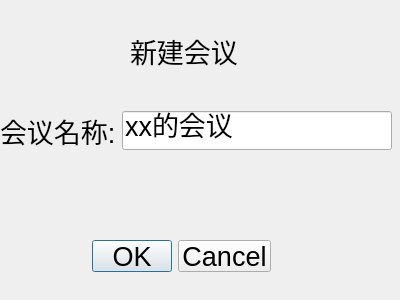
<?xml version="1.0" encoding="UTF-8"?>
<ui version="4.0">
 <class>CreateMeetingDialog</class>
 <widget class="QDialog" name="CreateMeetingDialog">
  <property name="geometry">
   <rect>
    <x>0</x>
    <y>0</y>
    <width>400</width>
    <height>300</height>
   </rect>
  </property>
  <property name="windowTitle">
   <string>Dialog</string>
  </property>
  <widget class="QDialogButtonBox" name="buttonBox">
   <property name="geometry">
    <rect>
     <x>-70</x>
     <y>240</y>
     <width>341</width>
     <height>32</height>
    </rect>
   </property>
   <property name="font">
    <font>
     <pointsize>20</pointsize>
    </font>
   </property>
   <property name="orientation">
    <enum>Qt::Horizontal</enum>
   </property>
   <property name="standardButtons">
    <set>QDialogButtonBox::Cancel|QDialogButtonBox::Ok</set>
   </property>
  </widget>
  <widget class="QLabel" name="label_2">
   <property name="geometry">
    <rect>
     <x>130</x>
     <y>30</y>
     <width>111</width>
     <height>41</height>
    </rect>
   </property>
   <property name="font">
    <font>
     <pointsize>20</pointsize>
    </font>
   </property>
   <property name="text">
    <string>新建会议</string>
   </property>
  </widget>
  <widget class="QWidget" name="">
   <property name="geometry">
    <rect>
     <x>0</x>
     <y>110</y>
     <width>392</width>
     <height>42</height>
    </rect>
   </property>
   <layout class="QHBoxLayout" name="horizontalLayout">
    <item>
     <widget class="QLabel" name="label">
      <property name="font">
       <font>
        <pointsize>20</pointsize>
       </font>
      </property>
      <property name="text">
       <string>会议名称:</string>
      </property>
     </widget>
    </item>
    <item>
     <widget class="QLineEdit" name="LE_Meetingname">
      <property name="font">
       <font>
        <pointsize>20</pointsize>
       </font>
      </property>
      <property name="text">
       <string>xx的会议</string>
      </property>
     </widget>
    </item>
   </layout>
  </widget>
 </widget>
 <resources/>
 <connections>
  <connection>
   <sender>buttonBox</sender>
   <signal>accepted()</signal>
   <receiver>CreateMeetingDialog</receiver>
   <slot>accept()</slot>
   <hints>
    <hint type="sourcelabel">
     <x>248</x>
     <y>254</y>
    </hint>
    <hint type="destinationlabel">
     <x>157</x>
     <y>274</y>
    </hint>
   </hints>
  </connection>
  <connection>
   <sender>buttonBox</sender>
   <signal>rejected()</signal>
   <receiver>CreateMeetingDialog</receiver>
   <slot>reject()</slot>
   <hints>
    <hint type="sourcelabel">
     <x>316</x>
     <y>260</y>
    </hint>
    <hint type="destinationlabel">
     <x>286</x>
     <y>274</y>
    </hint>
   </hints>
  </connection>
 </connections>
</ui>
